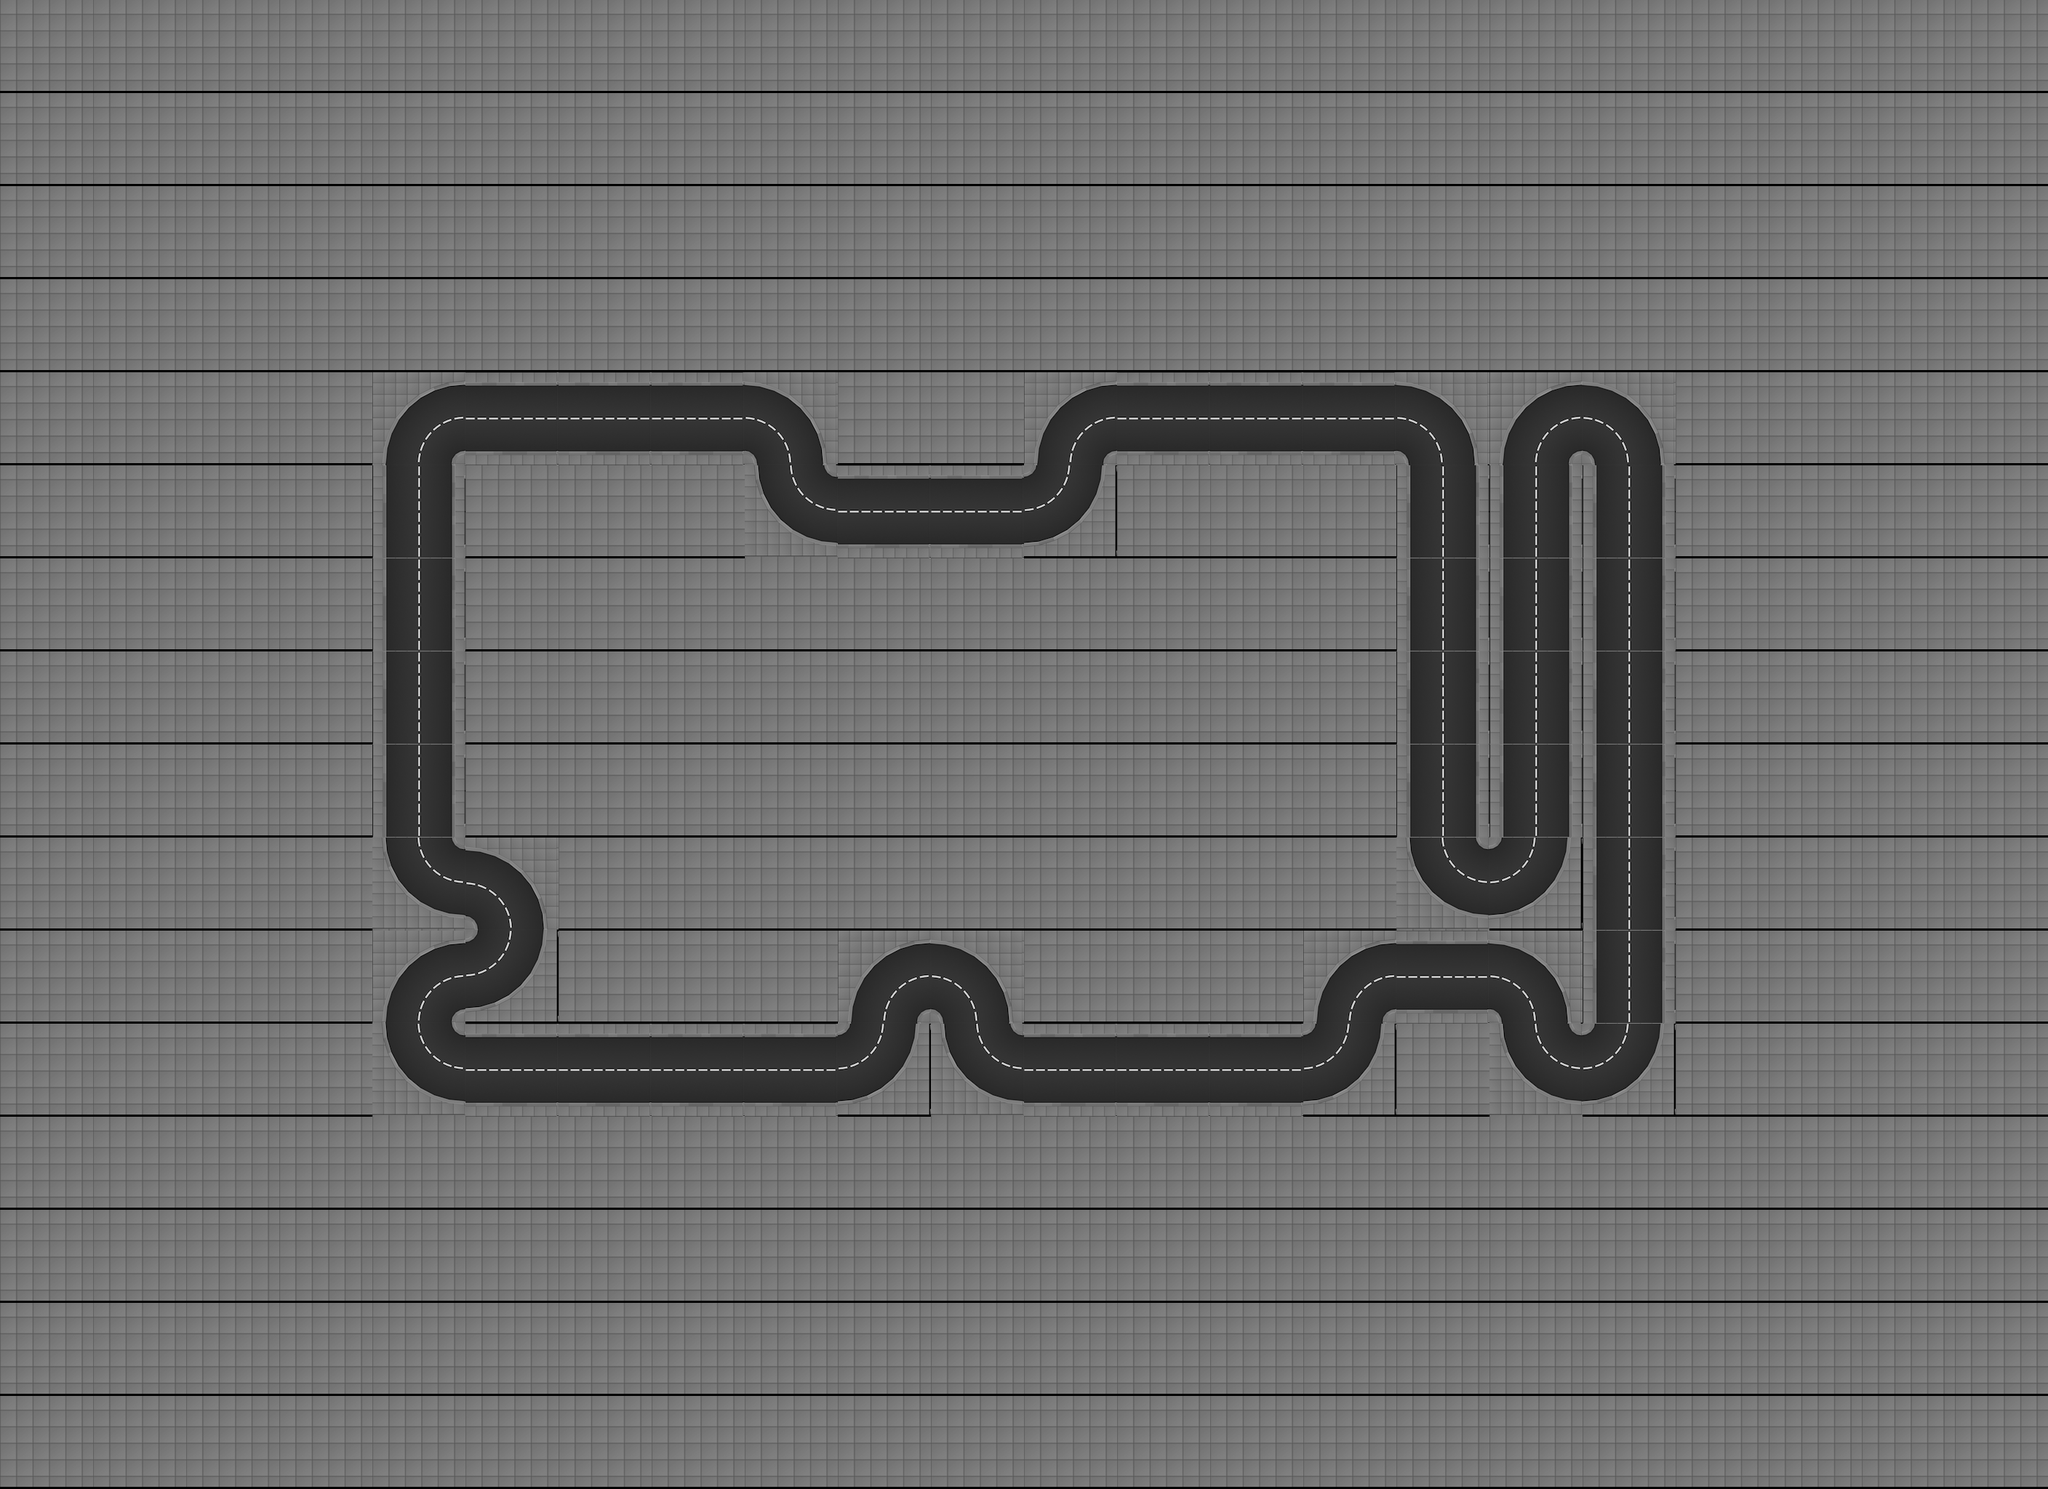

The image is a tile-based game level rendered from a .tmx file. Its description and source (layers, tilesets, objects; grid data summarised) follow:
An orthogonal 22x16 tile map with 128x128 px tiles, 1 tile layer (track) and 353 objects (50x appartment_roof_01, 19x appartment_ground_floor_03, 18x appartment_ground_floor_02, 13x appartment_ground_floor_01, 8x office_07_ground_floor, ...).

<map height="16" infinite="0" nextlayerid="1" nextobjectid="1" orientation="orthogonal" renderorder="right-down" tiledversion="1.2.2" tileheight="128" tilewidth="128" version="1.2" width="22"><tileset firstgid="1" source="tileset.tsx" /><layer height="16" id="1" name="track" width="22"><data>[352 cells, 352 non-empty, 7 distinct tile ids]</data></layer><objectgroup id="1" name="walls"><object id="1" x="512" y="640"><polyline points="16,0 32,-64 64,-96 128,-112" /></object><object id="2" x="512" y="640"><polyline points="112,0 114,-8 120,-14 128,-16" /></object><object id="3" x="512" y="704.0"><polyline points="16,-64 16,64" /></object><object id="4" x="512" y="704.0"><polyline points="112,-64 112,64" /></object><object id="5" x="512" y="832.0"><polyline points="16,-64 16,64" /></object><object id="6" x="512" y="832.0"><polyline points="112,-64 112,64" /></object><object id="7" x="512" y="960.0"><polyline points="16,-64 16,64" /></object><object id="8" x="512" y="960.0"><polyline points="112,-64 112,64" /></object><object id="9" x="512" y="1088.0"><polyline points="16,-64 16,64" /></object><object id="10" x="512" y="1088.0"><polyline points="112,-64 112,64" /></object><object id="11" x="512" y="1280"><polyline points="16,-128 32,-64 64,-32 128,-16" /></object><object id="12" x="512" y="1280"><polyline points="112,-128 114,-120 120,-114 128,-112" /></object><object id="13" x="512" y="1408"><polyline points="16,0 32,-64 64,-96 128,-112" /></object><object id="14" x="512" y="1408"><polyline points="112,0 114,-8 120,-14 128,-16" /></object><object id="15" x="512" y="1536"><polyline points="16,-128 32,-64 64,-32 128,-16" /></object><object id="16" x="512" y="1536"><polyline points="112,-128 114,-120 120,-114 128,-112" /></object><object id="17" x="640" y="592.0"><polyline points="0,-64 128,-64" /></object><object id="18" x="640" y="560.0"><polyline points="0,64 128,64" /></object><object id="19" x="640" y="1280"><polyline points="0,-112 64,-96 96,-64 112,0" /></object><object id="20" x="640" y="1280"><polyline points="0,-16 8,-14 14,-8 16,0" /></object><object id="21" x="640" y="1408"><polyline points="112,-128 96,-64 64,-32 0,-16" /></object><object id="22" x="640" y="1408"><polyline points="16,-128 14,-120 8,-114 0,-112" /></object><object id="23" x="640" y="1488.0"><polyline points="0,-64 128,-64" /></object><object id="24" x="640" y="1456.0"><polyline points="0,64 128,64" /></object><object id="25" x="768" y="592.0"><polyline points="0,-64 128,-64" /></object><object id="26" x="768" y="560.0"><polyline points="0,64 128,64" /></object><object id="27" x="768" y="1488.0"><polyline points="0,-64 128,-64" /></object><object id="28" x="768" y="1456.0"><polyline points="0,64 128,64" /></object><object id="29" x="896" y="592.0"><polyline points="0,-64 128,-64" /></object><object id="30" x="896" y="560.0"><polyline points="0,64 128,64" /></object><object id="31" x="896" y="1488.0"><polyline points="0,-64 128,-64" /></object><object id="32" x="896" y="1456.0"><polyline points="0,64 128,64" /></object><object id="33" x="1024" y="640"><polyline points="0,-112 64,-96 96,-64 112,0" /></object><object id="34" x="1024" y="640"><polyline points="0,-16 8,-14 14,-8 16,0" /></object><object id="35" x="1024" y="768"><polyline points="16,-128 32,-64 64,-32 128,-16" /></object><object id="36" x="1024" y="768"><polyline points="112,-128 114,-120 120,-114 128,-112" /></object><object id="37" x="1024" y="1488.0"><polyline points="0,-64 128,-64" /></object><object id="38" x="1024" y="1456.0"><polyline points="0,64 128,64" /></object><object id="39" x="1152" y="720.0"><polyline points="0,-64 128,-64" /></object><object id="40" x="1152" y="688.0"><polyline points="0,64 128,64" /></object><object id="41" x="1152" y="1408"><polyline points="16,0 32,-64 64,-96 128,-112" /></object><object id="42" x="1152" y="1408"><polyline points="112,0 114,-8 120,-14 128,-16" /></object><object id="43" x="1152" y="1536"><polyline points="112,-128 96,-64 64,-32 0,-16" /></object><object id="44" x="1152" y="1536"><polyline points="16,-128 14,-120 8,-114 0,-112" /></object><object id="45" x="1280" y="720.0"><polyline points="0,-64 128,-64" /></object><object id="46" x="1280" y="688.0"><polyline points="0,64 128,64" /></object><object id="47" x="1280" y="1408"><polyline points="0,-112 64,-96 96,-64 112,0" /></object><object id="48" x="1280" y="1408"><polyline points="0,-16 8,-14 14,-8 16,0" /></object><object id="49" x="1280" y="1536"><polyline points="16,-128 32,-64 64,-32 128,-16" /></object><object id="50" x="1280" y="1536"><polyline points="112,-128 114,-120 120,-114 128,-112" /></object><object id="51" x="1408" y="640"><polyline points="16,0 32,-64 64,-96 128,-112" /></object><object id="52" x="1408" y="640"><polyline points="112,0 114,-8 120,-14 128,-16" /></object><object id="53" x="1408" y="768"><polyline points="112,-128 96,-64 64,-32 0,-16" /></object><object id="54" x="1408" y="768"><polyline points="16,-128 14,-120 8,-114 0,-112" /></object><object id="55" x="1408" y="1488.0"><polyline points="0,-64 128,-64" /></object><object id="56" x="1408" y="1456.0"><polyline points="0,64 128,64" /></object><object id="57" x="1536" y="592.0"><polyline points="0,-64 128,-64" /></object><object id="58" x="1536" y="560.0"><polyline points="0,64 128,64" /></object><object id="59" x="1536" y="1488.0"><polyline points="0,-64 128,-64" /></object><object id="60" x="1536" y="1456.0"><polyline points="0,64 128,64" /></object><object id="61" x="1664" y="592.0"><polyline points="0,-64 128,-64" /></object><object id="62" x="1664" y="560.0"><polyline points="0,64 128,64" /></object><object id="63" x="1664" y="1488.0"><polyline points="0,-64 128,-64" /></object><object id="64" x="1664" y="1456.0"><polyline points="0,64 128,64" /></object><object id="65" x="1792" y="592.0"><polyline points="0,-64 128,-64" /></object><object id="66" x="1792" y="560.0"><polyline points="0,64 128,64" /></object><object id="67" x="1792" y="1408"><polyline points="16,0 32,-64 64,-96 128,-112" /></object><object id="68" x="1792" y="1408"><polyline points="112,0 114,-8 120,-14 128,-16" /></object><object id="69" x="1792" y="1536"><polyline points="112,-128 96,-64 64,-32 0,-16" /></object><object id="70" x="1792" y="1536"><polyline points="16,-128 14,-120 8,-114 0,-112" /></object><object id="71" x="1920" y="640"><polyline points="0,-112 64,-96 96,-64 112,0" /></object><object id="72" x="1920" y="640"><polyline points="0,-16 8,-14 14,-8 16,0" /></object><object id="73" x="1920" y="704.0"><polyline points="16,-64 16,64" /></object><object id="74" x="1920" y="704.0"><polyline points="112,-64 112,64" /></object><object id="75" x="1920" y="832.0"><polyline points="16,-64 16,64" /></object><object id="76" x="1920" y="832.0"><polyline points="112,-64 112,64" /></object><object id="77" x="1920" y="960.0"><polyline points="16,-64 16,64" /></object><object id="78" x="1920" y="960.0"><polyline points="112,-64 112,64" /></object><object id="79" x="1920" y="1088.0"><polyline points="16,-64 16,64" /></object><object id="80" x="1920" y="1088.0"><polyline points="112,-64 112,64" /></object><object id="81" x="1920" y="1280"><polyline points="16,-128 32,-64 64,-32 128,-16" /></object><object id="82" x="1920" y="1280"><polyline points="112,-128 114,-120 120,-114 128,-112" /></object><object id="83" x="1920" y="1360.0"><polyline points="0,-64 128,-64" /></object><object id="84" x="1920" y="1328.0"><polyline points="0,64 128,64" /></object></objectgroup><objectgroup id="2" name="route"><!-- 1 objects omitted --></objectgroup><objectgroup id="3" name="lights"><!-- 58 objects omitted --></objectgroup><objectgroup id="4" name="slow_motion_triggers"><!-- 24 objects omitted --></objectgroup><objectgroup id="5" name="buildings"><!-- 150 objects omitted --></objectgroup><objectgroup id="6" name="spawners"><!-- 4 objects omitted --></objectgroup></map>
<!-- 269 of 353 objects omitted -->
